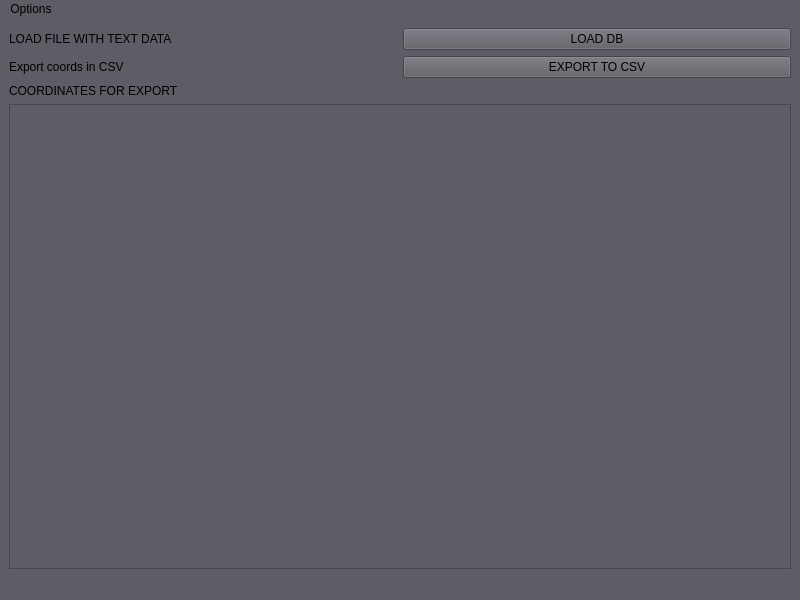
<?xml version="1.0" encoding="UTF-8"?>
<ui version="4.0">
 <class>MainWindow</class>
 <widget class="QMainWindow" name="MainWindow">
  <property name="geometry">
   <rect>
    <x>0</x>
    <y>0</y>
    <width>800</width>
    <height>600</height>
   </rect>
  </property>
  <property name="windowTitle">
   <string>MainWindow</string>
  </property>
  <property name="autoFillBackground">
   <bool>false</bool>
  </property>
  <property name="styleSheet">
   <string notr="true">background-color: rgb(94, 92, 100);
</string>
  </property>
  <widget class="QWidget" name="centralwidget">
   <layout class="QVBoxLayout" name="verticalLayout">
    <item>
     <layout class="QGridLayout" name="gridLayout">
      <item row="0" column="0">
       <widget class="QLabel" name="label_3">
        <property name="text">
         <string>LOAD FILE WITH TEXT DATA </string>
        </property>
        <property name="scaledContents">
         <bool>true</bool>
        </property>
       </widget>
      </item>
      <item row="1" column="1">
       <widget class="QPushButton" name="pb_export_csv">
        <property name="text">
         <string>EXPORT TO CSV</string>
        </property>
       </widget>
      </item>
      <item row="0" column="1">
       <widget class="QPushButton" name="pb_load_db">
        <property name="text">
         <string>LOAD DB</string>
        </property>
       </widget>
      </item>
      <item row="1" column="0">
       <widget class="QLabel" name="label_5">
        <property name="text">
         <string>Export coords in CSV</string>
        </property>
        <property name="scaledContents">
         <bool>true</bool>
        </property>
       </widget>
      </item>
     </layout>
    </item>
    <item>
     <widget class="QLabel" name="label">
      <property name="text">
       <string>COORDINATES FOR EXPORT</string>
      </property>
      <property name="scaledContents">
       <bool>true</bool>
      </property>
     </widget>
    </item>
    <item>
     <layout class="QVBoxLayout" name="verticalLayout_2">
      <item>
       <widget class="QTableView" name="tbv_coord"/>
      </item>
     </layout>
    </item>
   </layout>
  </widget>
  <widget class="QMenuBar" name="menubar">
   <property name="geometry">
    <rect>
     <x>0</x>
     <y>0</y>
     <width>800</width>
     <height>23</height>
    </rect>
   </property>
   <widget class="QMenu" name="menuAbout">
    <property name="title">
     <string>Options</string>
    </property>
    <addaction name="actionAbout"/>
    <addaction name="actionExit"/>
   </widget>
   <addaction name="menuAbout"/>
  </widget>
  <widget class="QStatusBar" name="statusbar"/>
  <action name="actionAbout">
   <property name="text">
    <string>About</string>
   </property>
  </action>
  <action name="actionExit">
   <property name="text">
    <string>Exit</string>
   </property>
  </action>
 </widget>
 <resources/>
 <connections/>
</ui>
